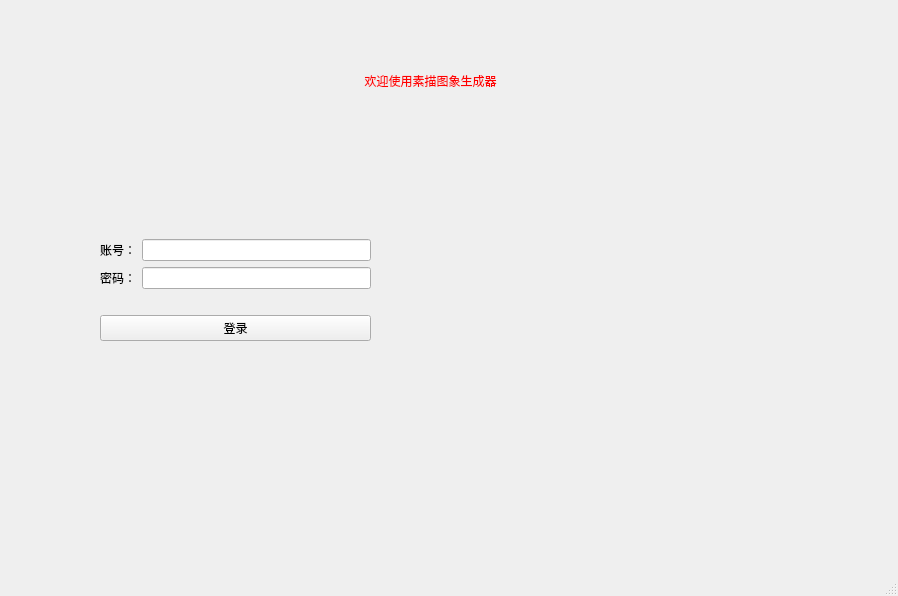
<?xml version="1.0" encoding="UTF-8"?>
<ui version="4.0">
 <class>MainWindow</class>
 <widget class="QMainWindow" name="MainWindow">
  <property name="geometry">
   <rect>
    <x>0</x>
    <y>0</y>
    <width>898</width>
    <height>596</height>
   </rect>
  </property>
  <property name="windowTitle">
   <string>PyQt5 学习</string>
  </property>
  <property name="dockNestingEnabled">
   <bool>false</bool>
  </property>
  <widget class="QWidget" name="centralwidget">
   <widget class="QLabel" name="label">
    <property name="geometry">
     <rect>
      <x>480</x>
      <y>130</y>
      <width>331</width>
      <height>281</height>
     </rect>
    </property>
    <property name="maximumSize">
     <size>
      <width>331</width>
      <height>16777215</height>
     </size>
    </property>
    <property name="text">
     <string/>
    </property>
    <property name="pixmap">
     <pixmap resource="res/testRes.qrc">:/test/user.jpg</pixmap>
    </property>
    <property name="scaledContents">
     <bool>true</bool>
    </property>
   </widget>
   <widget class="QWidget" name="verticalLayoutWidget">
    <property name="geometry">
     <rect>
      <x>100</x>
      <y>210</y>
      <width>271</width>
      <height>131</height>
     </rect>
    </property>
    <layout class="QVBoxLayout" name="verticalLayout">
     <item>
      <spacer name="verticalSpacer">
       <property name="orientation">
        <enum>Qt::Vertical</enum>
       </property>
       <property name="sizeHint" stdset="0">
        <size>
         <width>20</width>
         <height>40</height>
        </size>
       </property>
      </spacer>
     </item>
     <item>
      <layout class="QFormLayout" name="formLayout">
       <item row="0" column="0">
        <widget class="QLabel" name="label_2">
         <property name="text">
          <string>账号：</string>
         </property>
         <property name="alignment">
          <set>Qt::AlignRight|Qt::AlignTrailing|Qt::AlignVCenter</set>
         </property>
        </widget>
       </item>
       <item row="1" column="0">
        <widget class="QLabel" name="label_3">
         <property name="text">
          <string>密码：</string>
         </property>
         <property name="alignment">
          <set>Qt::AlignRight|Qt::AlignTrailing|Qt::AlignVCenter</set>
         </property>
        </widget>
       </item>
       <item row="0" column="1">
        <widget class="QLineEdit" name="lineEdit_username"/>
       </item>
       <item row="1" column="1">
        <widget class="QLineEdit" name="lineEdit_password"/>
       </item>
      </layout>
     </item>
     <item>
      <spacer name="horizontalSpacer">
       <property name="orientation">
        <enum>Qt::Horizontal</enum>
       </property>
       <property name="sizeHint" stdset="0">
        <size>
         <width>40</width>
         <height>20</height>
        </size>
       </property>
      </spacer>
     </item>
     <item>
      <widget class="QPushButton" name="pushButton_login">
       <property name="text">
        <string>登录</string>
       </property>
      </widget>
     </item>
    </layout>
   </widget>
   <widget class="QLabel" name="label_4">
    <property name="geometry">
     <rect>
      <x>90</x>
      <y>50</y>
      <width>681</width>
      <height>61</height>
     </rect>
    </property>
    <property name="styleSheet">
     <string notr="true">font: 36pt &quot;黑体&quot;;
color:rgb(255, 0, 0);
border-radius:5px;</string>
    </property>
    <property name="text">
     <string>欢迎使用素描图象生成器</string>
    </property>
    <property name="alignment">
     <set>Qt::AlignCenter</set>
    </property>
   </widget>
  </widget>
  <widget class="QMenuBar" name="menubar">
   <property name="geometry">
    <rect>
     <x>0</x>
     <y>0</y>
     <width>898</width>
     <height>26</height>
    </rect>
   </property>
  </widget>
  <widget class="QStatusBar" name="statusbar"/>
 </widget>
 <resources>
  <include location="res/testRes.qrc"/>
 </resources>
 <connections/>
</ui>
